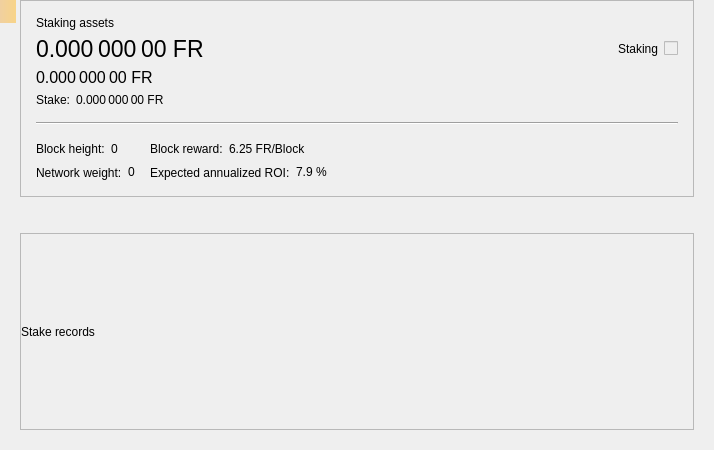
<?xml version="1.0" encoding="UTF-8"?>
<ui version="4.0">
 <class>StakePage</class>
 <widget class="QWidget" name="StakePage">
  <property name="geometry">
   <rect>
    <x>0</x>
    <y>0</y>
    <width>714</width>
    <height>450</height>
   </rect>
  </property>
  <property name="windowTitle">
   <string>Form</string>
  </property>
  <layout class="QVBoxLayout" name="verticalLayout_3">
   <property name="leftMargin">
    <number>20</number>
   </property>
   <property name="topMargin">
    <number>0</number>
   </property>
   <property name="rightMargin">
    <number>20</number>
   </property>
   <property name="bottomMargin">
    <number>20</number>
   </property>
   <item>
    <widget class="QFrame" name="frameStakeInfo">
     <property name="frameShape">
      <enum>QFrame::StyledPanel</enum>
     </property>
     <property name="frameShadow">
      <enum>QFrame::Raised</enum>
     </property>
     <layout class="QVBoxLayout" name="verticalLayout">
      <property name="spacing">
       <number>15</number>
      </property>
      <property name="leftMargin">
       <number>15</number>
      </property>
      <property name="topMargin">
       <number>15</number>
      </property>
      <property name="rightMargin">
       <number>15</number>
      </property>
      <property name="bottomMargin">
       <number>15</number>
      </property>
      <item>
       <layout class="QGridLayout" name="gridLayout_2">
        <property name="spacing">
         <number>6</number>
        </property>
        <item row="1" column="0">
         <widget class="QLabel" name="labelAssets">
          <property name="font">
           <font>
            <pointsize>17</pointsize>
           </font>
          </property>
          <property name="cursor">
           <cursorShape>IBeamCursor</cursorShape>
          </property>
          <property name="toolTip">
           <string>Your current spendable balance</string>
          </property>
          <property name="text">
           <string notr="true">0.000 000 00 FR</string>
          </property>
          <property name="alignment">
           <set>Qt::AlignLeading|Qt::AlignLeft|Qt::AlignVCenter</set>
          </property>
          <property name="textInteractionFlags">
           <set>Qt::LinksAccessibleByMouse|Qt::TextSelectableByMouse</set>
          </property>
         </widget>
        </item>
        <item row="2" column="0">
         <widget class="QLabel" name="labelAssetsImmature">
          <property name="font">
           <font>
            <pointsize>12</pointsize>
           </font>
          </property>
          <property name="cursor">
           <cursorShape>IBeamCursor</cursorShape>
          </property>
          <property name="toolTip">
           <string>Your immature balance</string>
          </property>
          <property name="text">
           <string notr="true">0.000 000 00 FR</string>
          </property>
          <property name="alignment">
           <set>Qt::AlignLeading|Qt::AlignLeft|Qt::AlignVCenter</set>
          </property>
          <property name="textInteractionFlags">
           <set>Qt::LinksAccessibleByMouse|Qt::TextSelectableByMouse</set>
          </property>
         </widget>
        </item>
        <item row="0" column="0">
         <widget class="QLabel" name="labelAssetsText">
          <property name="text">
           <string>Staking assets</string>
          </property>
          <property name="alignment">
           <set>Qt::AlignLeading|Qt::AlignLeft|Qt::AlignVCenter</set>
          </property>
         </widget>
        </item>
        <item row="1" column="2">
         <spacer name="horizontalSpacer_2">
          <property name="orientation">
           <enum>Qt::Horizontal</enum>
          </property>
          <property name="sizeHint" stdset="0">
           <size>
            <width>40</width>
            <height>20</height>
           </size>
          </property>
         </spacer>
        </item>
        <item row="4" column="0">
         <layout class="QHBoxLayout" name="horizontalLayout_5">
          <property name="spacing">
           <number>6</number>
          </property>
          <item>
           <widget class="QLabel" name="labelStakeText">
            <property name="sizePolicy">
             <sizepolicy hsizetype="Maximum" vsizetype="Preferred">
              <horstretch>0</horstretch>
              <verstretch>0</verstretch>
             </sizepolicy>
            </property>
            <property name="text">
             <string>Stake:</string>
            </property>
            <property name="alignment">
             <set>Qt::AlignLeading|Qt::AlignLeft|Qt::AlignVCenter</set>
            </property>
           </widget>
          </item>
          <item>
           <widget class="QLabel" name="labelStake">
            <property name="text">
             <string>0.000 000 00 FR</string>
            </property>
            <property name="alignment">
             <set>Qt::AlignLeading|Qt::AlignLeft|Qt::AlignVCenter</set>
            </property>
            <property name="textInteractionFlags">
             <set>Qt::LinksAccessibleByMouse|Qt::TextSelectableByMouse</set>
            </property>
           </widget>
          </item>
          <item>
           <spacer name="horizontalSpacer_3">
            <property name="orientation">
             <enum>Qt::Horizontal</enum>
            </property>
            <property name="sizeType">
             <enum>QSizePolicy::Minimum</enum>
            </property>
            <property name="sizeHint" stdset="0">
             <size>
              <width>0</width>
              <height>0</height>
             </size>
            </property>
           </spacer>
          </item>
         </layout>
        </item>
        <item row="1" column="4">
         <widget class="QLabel" name="labelStaking">
          <property name="text">
           <string>Staking</string>
          </property>
         </widget>
        </item>
        <item row="1" column="5">
         <widget class="QSwitchControl" name="checkStake">
          <property name="enabled">
           <bool>false</bool>
          </property>
         </widget>
        </item>
       </layout>
      </item>
      <item>
       <widget class="Line" name="hLine">
        <property name="orientation">
         <enum>Qt::Horizontal</enum>
        </property>
       </widget>
      </item>
      <item>
       <layout class="QGridLayout" name="gridLayout">
        <property name="verticalSpacing">
         <number>6</number>
        </property>
        <item row="0" column="0">
         <layout class="QHBoxLayout" name="horizontalLayout">
          <property name="spacing">
           <number>6</number>
          </property>
          <item>
           <widget class="QLabel" name="labelHeightText">
            <property name="sizePolicy">
             <sizepolicy hsizetype="Maximum" vsizetype="Preferred">
              <horstretch>0</horstretch>
              <verstretch>0</verstretch>
             </sizepolicy>
            </property>
            <property name="text">
             <string>Block height:</string>
            </property>
            <property name="alignment">
             <set>Qt::AlignLeading|Qt::AlignLeft|Qt::AlignVCenter</set>
            </property>
           </widget>
          </item>
          <item>
           <widget class="QLabel" name="labelHeight">
            <property name="text">
             <string>0</string>
            </property>
            <property name="alignment">
             <set>Qt::AlignLeading|Qt::AlignLeft|Qt::AlignVCenter</set>
            </property>
            <property name="textInteractionFlags">
             <set>Qt::LinksAccessibleByMouse|Qt::TextSelectableByMouse</set>
            </property>
           </widget>
          </item>
          <item>
           <spacer name="horizontalSpacer_4">
            <property name="orientation">
             <enum>Qt::Horizontal</enum>
            </property>
            <property name="sizeType">
             <enum>QSizePolicy::Minimum</enum>
            </property>
            <property name="sizeHint" stdset="0">
             <size>
              <width>0</width>
              <height>0</height>
             </size>
            </property>
           </spacer>
          </item>
         </layout>
        </item>
        <item row="0" column="1">
         <layout class="QHBoxLayout" name="horizontalLayout_3">
          <property name="spacing">
           <number>6</number>
          </property>
          <item>
           <widget class="QLabel" name="labelRewardText">
            <property name="sizePolicy">
             <sizepolicy hsizetype="Maximum" vsizetype="Preferred">
              <horstretch>0</horstretch>
              <verstretch>0</verstretch>
             </sizepolicy>
            </property>
            <property name="text">
             <string>Block reward:</string>
            </property>
            <property name="alignment">
             <set>Qt::AlignLeading|Qt::AlignLeft|Qt::AlignVCenter</set>
            </property>
           </widget>
          </item>
          <item>
           <widget class="QLabel" name="labelReward">
            <property name="text">
             <string>6.25 FR/Block</string>
            </property>
            <property name="alignment">
             <set>Qt::AlignLeading|Qt::AlignLeft|Qt::AlignVCenter</set>
            </property>
            <property name="textInteractionFlags">
             <set>Qt::LinksAccessibleByMouse|Qt::TextSelectableByMouse</set>
            </property>
           </widget>
          </item>
          <item>
           <spacer name="horizontalSpacer_6">
            <property name="orientation">
             <enum>Qt::Horizontal</enum>
            </property>
            <property name="sizeType">
             <enum>QSizePolicy::Minimum</enum>
            </property>
            <property name="sizeHint" stdset="0">
             <size>
              <width>0</width>
              <height>0</height>
             </size>
            </property>
           </spacer>
          </item>
         </layout>
        </item>
        <item row="0" column="2" rowspan="2">
         <spacer name="horizontalSpacer">
          <property name="orientation">
           <enum>Qt::Horizontal</enum>
          </property>
          <property name="sizeHint" stdset="0">
           <size>
            <width>40</width>
            <height>20</height>
           </size>
          </property>
         </spacer>
        </item>
        <item row="1" column="0">
         <layout class="QHBoxLayout" name="horizontalLayout_2">
          <property name="spacing">
           <number>6</number>
          </property>
          <item>
           <widget class="QLabel" name="labelWeightText">
            <property name="sizePolicy">
             <sizepolicy hsizetype="Maximum" vsizetype="Preferred">
              <horstretch>0</horstretch>
              <verstretch>0</verstretch>
             </sizepolicy>
            </property>
            <property name="text">
             <string>Network weight:</string>
            </property>
            <property name="alignment">
             <set>Qt::AlignLeading|Qt::AlignLeft|Qt::AlignVCenter</set>
            </property>
           </widget>
          </item>
          <item>
           <widget class="QLabel" name="labelWeight">
            <property name="text">
             <string>0</string>
            </property>
            <property name="alignment">
             <set>Qt::AlignLeading|Qt::AlignLeft|Qt::AlignVCenter</set>
            </property>
            <property name="textInteractionFlags">
             <set>Qt::LinksAccessibleByMouse|Qt::TextSelectableByMouse</set>
            </property>
           </widget>
          </item>
          <item>
           <spacer name="horizontalSpacer_5">
            <property name="orientation">
             <enum>Qt::Horizontal</enum>
            </property>
            <property name="sizeType">
             <enum>QSizePolicy::Minimum</enum>
            </property>
            <property name="sizeHint" stdset="0">
             <size>
              <width>0</width>
              <height>0</height>
             </size>
            </property>
           </spacer>
          </item>
         </layout>
        </item>
        <item row="1" column="1">
         <layout class="QHBoxLayout" name="horizontalLayout_4">
          <property name="spacing">
           <number>6</number>
          </property>
          <item>
           <widget class="QLabel" name="labelROIText">
            <property name="sizePolicy">
             <sizepolicy hsizetype="Maximum" vsizetype="Preferred">
              <horstretch>0</horstretch>
              <verstretch>0</verstretch>
             </sizepolicy>
            </property>
            <property name="text">
             <string>Expected annualized ROI:</string>
            </property>
            <property name="alignment">
             <set>Qt::AlignLeading|Qt::AlignLeft|Qt::AlignVCenter</set>
            </property>
           </widget>
          </item>
          <item>
           <widget class="QLabel" name="labelROI">
            <property name="text">
             <string>7.9 %</string>
            </property>
            <property name="alignment">
             <set>Qt::AlignLeading|Qt::AlignLeft|Qt::AlignVCenter</set>
            </property>
            <property name="textInteractionFlags">
             <set>Qt::LinksAccessibleByMouse|Qt::TextSelectableByMouse</set>
            </property>
           </widget>
          </item>
          <item>
           <spacer name="horizontalSpacer_7">
            <property name="orientation">
             <enum>Qt::Horizontal</enum>
            </property>
            <property name="sizeType">
             <enum>QSizePolicy::Minimum</enum>
            </property>
            <property name="sizeHint" stdset="0">
             <size>
              <width>0</width>
              <height>0</height>
             </size>
            </property>
           </spacer>
          </item>
         </layout>
        </item>
       </layout>
      </item>
     </layout>
    </widget>
   </item>
   <item>
    <spacer name="verticalSpacer">
     <property name="orientation">
      <enum>Qt::Vertical</enum>
     </property>
     <property name="sizeType">
      <enum>QSizePolicy::Fixed</enum>
     </property>
     <property name="sizeHint" stdset="0">
      <size>
       <width>20</width>
       <height>30</height>
      </size>
     </property>
    </spacer>
   </item>
   <item>
    <widget class="QFrame" name="frameStakeRecords">
     <property name="frameShape">
      <enum>QFrame::StyledPanel</enum>
     </property>
     <property name="frameShadow">
      <enum>QFrame::Raised</enum>
     </property>
     <layout class="QVBoxLayout" name="verticalLayout_2">
      <property name="leftMargin">
       <number>0</number>
      </property>
      <property name="topMargin">
       <number>0</number>
      </property>
      <property name="rightMargin">
       <number>0</number>
      </property>
      <property name="bottomMargin">
       <number>0</number>
      </property>
      <item>
       <widget class="QLabel" name="labelRecordsText">
        <property name="text">
         <string>Stake records</string>
        </property>
       </widget>
      </item>
     </layout>
    </widget>
   </item>
  </layout>
  <widget class="QLabel" name="labelAlerts">
   <property name="geometry">
    <rect>
     <x>0</x>
     <y>0</y>
     <width>16</width>
     <height>23</height>
    </rect>
   </property>
   <property name="visible">
    <bool>false</bool>
   </property>
   <property name="styleSheet">
    <string notr="true">QLabel { background-color: qlineargradient(x1: 0, y1: 0, x2: 1, y2: 0, stop:0 #F0D0A0, stop:1 #F8D488); color:#000000; }</string>
   </property>
   <property name="wordWrap">
    <bool>true</bool>
   </property>
   <property name="margin">
    <number>3</number>
   </property>
   <property name="textInteractionFlags">
    <set>Qt::TextSelectableByMouse</set>
   </property>
  </widget>
 </widget>
 <customwidgets>
  <customwidget>
   <class>QSwitchControl</class>
   <extends>QCheckBox</extends>
   <header>qt/qswitchcontrol.h</header>
  </customwidget>
 </customwidgets>
 <resources/>
 <connections/>
</ui>
